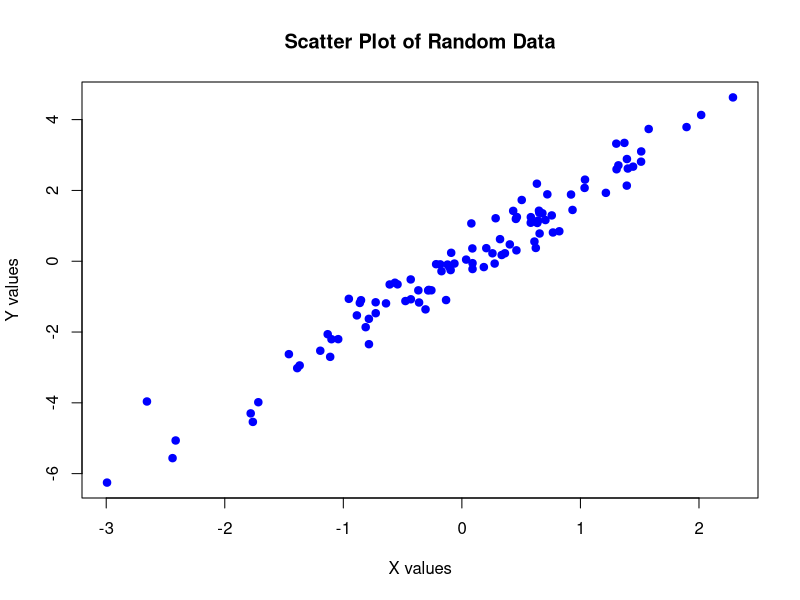

Write the R code that produced this figure.
# Генерация случайных данных
set.seed(42) # Для воспроизводимости
x <- rnorm(100)
y <- 2 * x + rnorm(100, sd = 0.5)

# Создание DataFrame
data <- data.frame(x = x, y = y)

# Генерация случайного имени файла для изображения
random_name <- paste0("scatter_plot_", sample(10000:99999, 1), ".png")

# Открытие устройства PNG для сохранения графика
png(random_name, width = 800, height = 600)

# Построение диаграммы рассеяния
plot(data$x, data$y,
     main = "Scatter Plot of Random Data",
     xlab = "X values",
     ylab = "Y values",
     pch = 19, # Стиль точек
     col = "blue" # Цвет точек
)

# Закрытие устройства PNG (сохранение файла)
dev.off()

# Вывод имени созданного файла
cat("Scatter plot saved as:", random_name, "\n")
